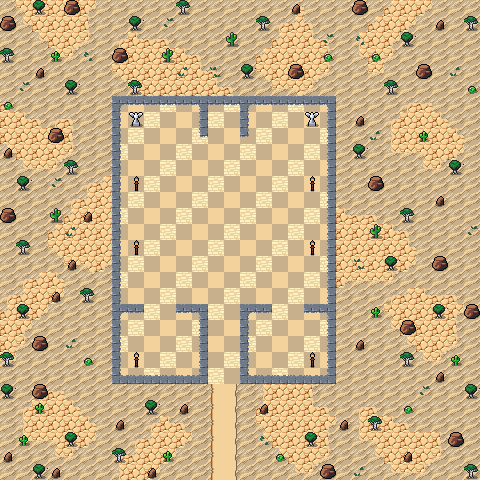

Tiled map render using the project's own tile images. Description and the map definition, with tile-layer contents summarised, below:
An orthogonal 30x30 tile map with 16x16 px tiles, 4 tile layers (Collision, Background, Ground and Walls, Clutter), 2 tilesets and 7 objects.

<map version="1.9" tiledversion="1.9.2" orientation="orthogonal" renderorder="right-down" width="30" height="30" tilewidth="16" tileheight="16" infinite="0" nextlayerid="7" nextobjectid="57">
 <editorsettings>
  <export target="wastetown..tmx" format="tmx" />
 </editorsettings>
 <tileset firstgid="1" source="../tileset/main.tsx" />
 <tileset firstgid="10113" source="../tileset/buildings.tsx" />
 <layer id="6" name="Collision" width="30" height="30">
  <data>[900 cells, 150 non-empty, 11 distinct tile ids]</data>
 </layer>
 <layer id="1" name="Background" width="30" height="30">
  <data>[900 cells, 899 non-empty, 6 distinct tile ids]</data>
 </layer>
 <layer id="2" name="Ground and Walls" width="30" height="30">
  <data>[900 cells, 369 non-empty, 32 distinct tile ids]</data>
 </layer>
 <layer id="3" name="Clutter" width="30" height="30">
  <properties>
   <property name="spriteLayer" type="bool" value="true" />
  </properties>
  <data>[900 cells, 110 non-empty, 14 distinct tile ids]</data>
 </layer>
 <objectgroup id="4" name="Objects">
  <object id="38" template="../obj/entry_up.tx" x="216.26" y="383.287">
   <properties>
    <property name="teleport" value="" />
   </properties>
  </object>
  <object id="48" template="../obj/treasure.tx" x="279.5" y="375" />
  <object id="50" template="../obj/enemy.tx" x="202.411" y="304.092">
   <properties>
    <property name="enemy" value="Gargoyle" />
   </properties>
  </object>
  <object id="51" template="../obj/treasure.tx" x="216.171" y="122.719" />
  <object id="52" template="../obj/gold.tx" x="152.5" y="374.5" />
  <object id="53" template="../obj/enemy.tx" x="212.792" y="157.866">
   <properties>
    <property name="enemy" value="Sun Giant" />
   </properties>
  </object>
  <object id="56" template="../obj/enemy.tx" x="233.5" y="304.25">
   <properties>
    <property name="enemy" value="Gargoyle" />
   </properties>
  </object>
 </objectgroup>
</map>
